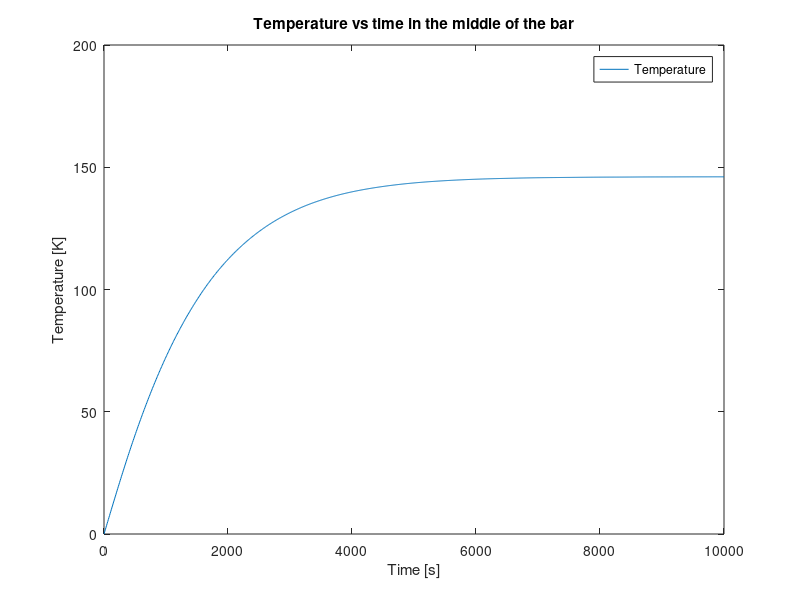

Write MATLAB code to recreate this figure.
% An electric current of 50 A flows through an electrical conductor
% (laterally insulated, with a length L = 1 m, resistivity r = 1.75 × 10⁻⁸ Ω·m,
% diffusivity a = 11 × 10⁻⁵ m²/s, thermal conductivity k = 350 W/(m·K)),
% with an internal diameter D = 4 mm. Calculate the temperature evolution
% at the midpoint of the conductor, initially at a temperature T(x, 0) = T₀ = 300 K.
% The right end of the conductor is maintained at a constant temperature T₀,
% while the temperature at the left end is measured by a sensor; the measurements
% are available in the file Tleft.dat.
% Solve the problem numerically using finite differences and an implicit time-stepping scheme.

% Laib 9, exercise 2
% Simone Canevarolo
% S269893
% 26/12/2024

clear all
close all
clc

II = 50; % electric current, A
ll = 1; % m
roel = 1.75e-8; % Ohm*m
alpha = 11e-5; %m^-2/s
kk = 360; % W/m/K
dd = 4e-3; % m

T0 = 300; % K

dx = 1e-3; % m
xx = (0:dx:ll)';
Nx = length(xx);

xmed = round(Nx/2)+1;

Tmidvett = T0*ones(Nx,1);
Tm = T0*ones(Nx,1);

qv = II^2*roel/(pi*dd^2/4)^2; % W/m^3
cp = kk/roel/alpha; % J/Kg/K

edge = load('Tleft.dat');
tt = edge(:,1);
Tsxvett = edge(:,2);

dt = 10; % s
Nt = length(tt);

aa = alpha*dt/dx^2;

sub_diag = -aa*ones(Nx,1);
main_diag = (1+2*aa)*ones(Nx,1);
sup_diag = sub_diag;

Band = [[sub_diag(2:end);0], main_diag, [0;sup_diag(1:end-1)]];

AA = spdiags(Band,-1:1,Nx,Nx);
    
for ii = 2:Nt

    bb = Tm+qv*dt/roel/cp*ones(Nx,1);

    AA(1,1) = 1;
    AA(1,2) = 0;
    bb(1) = Tsxvett(ii);

    AA(end,end-1) = 0;
    AA(end,end) = 1;
    bb(end) = T0;
       
    TT = AA\bb;

    Tmidvett(ii) = TT(xmed);
    
    Tm = TT;

end

figure(1)
plot(tt,Tmidvett-T0)
xlabel('Time [s]')
ylabel('Temperature [K]')
title('Temperature vs time in the middle of the bar')
legend('Temperature','Location','best')
